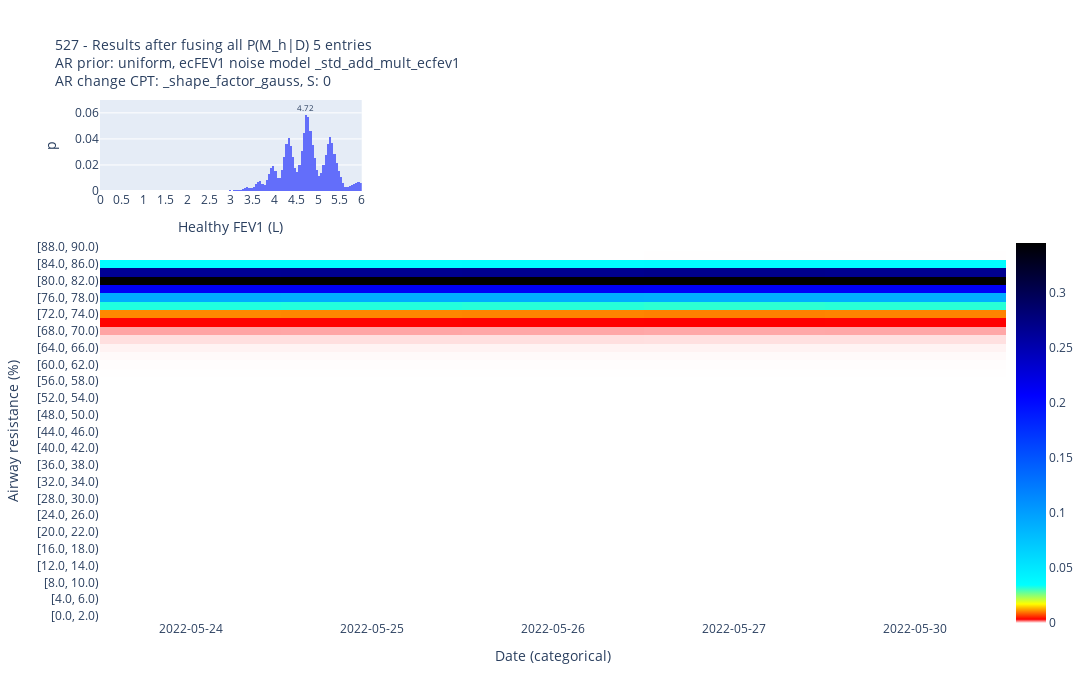

Source (notebook cell):
### Code cell
df_for_ID = df[df.ID == "527"]

dftmp, _, _ = dh.find_longest_consec_series(df_for_ID)

ecfef2575_cols = [
    "ecFEF2575%ecFEV1",
    "idx ecFEF2575%ecFEV1",
    "idx ecFEF25-75 % ecFEV1 (%)",
]
ecfev1_cols = [
    "ecFEV1",
    "idx ecFEV1 (L)",
]

# obs = "ecFEV1, ecFEF25-75"
# obs = "ecFEV1"
dftmp[ecfef2575_cols] = np.nan
# obs = "no obs"
# dftmp[ecfev1_cols + ecfef2575_cols] = np.nan


(
    # fig,
    p_M_given_D,
    log_p_D_given_M,
    AR_given_M_and_D,
    AR_given_M_and_all_D,
    res_dict,
) = cca_ar_change.run_long_noise_model_through_time(
    dftmp,
    ar_prior="uniform",
    # ar_prior="uniform message to HFEV1",
    # ar_prior="breathe (2 days model, ecFEV1 addmultnoise, ecFEF25-75)",
    # ar_change_cpt_suffix="_shift_span_[-20;20]_joint_sampling_3_days_model_ecfev1std0.068_mult4x",
    # ar_change_cpt_suffix="_shift_span_[-20;20]_joint_sampling_3_days_model_ecfev1std0.068",
    # ar_change_cpt_suffix="_shift_span_[-20;20]_joint_sampling_3_days_model_ecfev1std0.23",
    # ar_change_cpt_suffix="_shift_span_[-20;20]_joint_sampling_3_days_model_ecfev1addmultnoise",
    ar_change_cpt_suffix="_shape_factor_gauss",
    # ecfev1_noise_model_suffix="_std_0.068",
    ecfev1_noise_model_suffix="_std_add_mult_ecfev1",
    fef2575_cpt_suffix="_ecfev1_2_days_model_add_mult_noise",
    debug=True,
    # save=True
)

### Figure 1 — Plotly figure (JSON) as saved in the notebook; plotly's stock layout.template omitted (floating-point values rounded to 4 significant figures; data arrays with more than 128 entries replaced by an {"elided": "..."} marker saying what was removed)
{"data": [{"histfunc": "sum", "type": "histogram", "x": [1, 1.05, 1.1, 1.15, 1.2, 1.25, 1.3, 1.35, 1.4, 1.45, 1.5, 1.55, 1.6, 1.65, 1.7, 1.75, 1.8, 1.85, 1.9, 1.95, 2.0, 2.05, 2.1, 2.15, 2.2, 2.25, 2.3, 2.35, 2.4, 2.45, 2.5, 2.55, 2.6, 2.65, 2.7, 2.75, 2.8, 2.85, 2.9, 2.95, 3.0, 3.05, 3.1, 3.15, 3.2, 3.25, 3.3, 3.35, 3.4, 3.45, 3.5, 3.55, 3.6, 3.65, 3.7, 3.75, 3.8, 3.85, 3.9, 3.95, 4.0, 4.05, 4.1, 4.15, 4.2, 4.25, 4.3, 4.35, 4.4, 4.45, 4.5, 4.55, 4.6, 4.65, 4.7, 4.75, 4.8, 4.85, 4.9, 4.95, 5.0, 5.05, 5.1, 5.15, 5.2, 5.25, 5.3, 5.35, 5.4, 5.45, 5.5, 5.55, 5.6, 5.65, 5.7, 5.75, 5.8, 5.85, 5.9, 5.95], "xaxis": "x", "xbins": {"end": 6, "size": 0.05, "start": 0}, "y": [1.378e-09, 1.939e-09, 2.751e-09, 3.906e-09, 5.598e-09, 8.156e-09, 1.165e-08, 1.649e-08, 2.392e-08, 3.503e-08, 5.071e-08, 7.171e-08, 9.863e-08, 1.358e-07, 2.016e-07, 3.12e-07, 4.037e-07, 5.547e-07, 8.71e-07, 1.055e-06, 1.686e-06, 2.102e-06, 3.249e-06, 3.968e-06, 6.306e-06, 7.219e-06, 1.153e-05, 1.398e-05, 1.91e-05, 2.961e-05, 3.13e-05, 4.85e-05, 6.92e-05, 7.124e-05, 0.0001105, 0.0001643, 0.0001514, 0.000223, 0.0003496, 0.0004075, 0.0003841, 0.0006121, 0.0009289, 0.001085, 0.0008213, 0.001356, 0.002063, 0.002881, 0.002589, 0.001961, 0.00335, 0.005222, 0.007205, 0.007609, 0.00539, 0.004778, 0.00825, 0.0132, 0.01761, 0.0193, 0.01519, 0.01022, 0.01019, 0.01642, 0.02648, 0.03623, 0.04093, 0.03439, 0.02628, 0.0177, 0.01441, 0.01974, 0.03036, 0.04484, 0.05828, 0.05697, 0.04616, 0.03552, 0.02545, 0.0163, 0.01175, 0.01416, 0.01999, 0.02785, 0.03605, 0.04173, 0.0367, 0.02869, 0.02165, 0.01565, 0.01066, 0.006198, 0.003115, 0.00283, 0.003531, 0.004466, 0.005459, 0.006299, 0.006788, 0.006019], "yaxis": "y"}, {"coloraxis": "coloraxis", "type": "heatmap", "x": ["2022-05-24", "2022-05-25", "2022-05-26", "2022-05-27", "2022-05-30"], "xaxis": "x2", "y": ["[0.0, 2.0)", "[2.0, 4.0)", "[4.0, 6.0)", "[6.0, 8.0)", "[8.0, 10.0)", "[10.0, 12.0)", "[12.0, 14.0)", "[14.0, 16.0)", "[16.0, 18.0)", "[18.0, 20.0)", "[20.0, 22.0)", "[22.0, 24.0)", "[24.0, 26.0)", "[26.0, 28.0)", "[28.0, 30.0)", "[30.0, 32.0)", "[32.0, 34.0)", "[34.0, 36.0)", "[36.0, 38.0)", "[38.0, 40.0)", "[40.0, 42.0)", "[42.0, 44.0)", "[44.0, 46.0)", "[46.0, 48.0)", "[48.0, 50.0)", "[50.0, 52.0)", "[52.0, 54.0)", "[54.0, 56.0)", "[56.0, 58.0)", "[58.0, 60.0)", "[60.0, 62.0)", "[62.0, 64.0)", "[64.0, 66.0)", "[66.0, 68.0)", "[68.0, 70.0)", "[70.0, 72.0)", "[72.0, 74.0)", "[74.0, 76.0)", "[76.0, 78.0)", "[78.0, 80.0)", "[80.0, 82.0)", "[82.0, 84.0)", "[84.0, 86.0)", "[86.0, 88.0)", "[88.0, 90.0)"], "yaxis": "y2", "z": {"elided": "45x5 float values"}}], "layout": {"annotations": [{"font": {"size": 8}, "showarrow": false, "text": "4.72", "x": 4.72, "xref": "x", "y": 0.0641, "yref": "y"}], "coloraxis": {"colorbar": {"len": 0.77, "x": 1, "y": 0.36}, "colorscale": [[0, "white"], [0.01, "red"], [0.05, "yellow"], [0.1, "cyan"], [0.6, "blue"], [1, "black"]]}, "font": {"size": 12}, "height": 700, "title": {"font": {"size": 14}, "text": "527 - Results after fusing all P(M_h|D) 5 entries<br>AR prior: uniform, ecFEV1 noise model _std_add_mult_ecfev1<br>AR change CPT: _shape_factor_gauss, S: 0"}, "width": 1200, "xaxis": {"anchor": "y", "domain": [0, 0.2889], "nticks": 20, "range": [0, 6], "title": {"text": "Healthy FEV1 (L)"}}, "xaxis2": {"anchor": "y2", "domain": [0, 1], "nticks": 50, "title": {"text": "Date (categorical)"}, "type": "category"}, "yaxis": {"anchor": "x", "domain": [0.825, 1], "title": {"text": "p"}}, "yaxis2": {"anchor": "x2", "domain": [0, 0.725], "title": {"text": "Airway resistance (%)"}}}}
